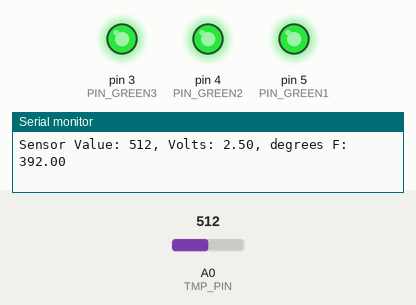
Simulated run of this sketch. Board: Arduino Uno, built with avr-gcc and run on an emulated ATmega328P. On the bench: output pins drawn as LEDs (lit = HIGH), the last lines printed to the serial monitor. Inputs (shaded band) come from the test bench; at power-on: A0 (TMP_PIN) = 512.

Above: at 1.2 s.
1.3 s: A0 (TMP_PIN) set to 161
4.3 s: A0 (TMP_PIN) set to 149
At 5.1 s:
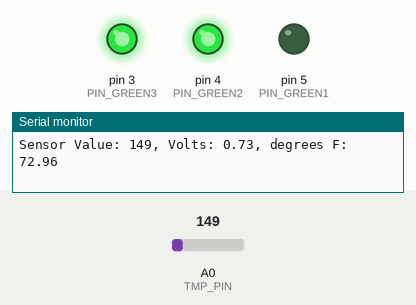
5.8 s: A0 (TMP_PIN) set to 0
At 6.6 s:
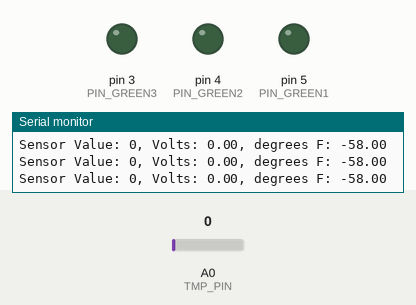
7.3 s: A0 (TMP_PIN) set to 1023
At 7.7 s:
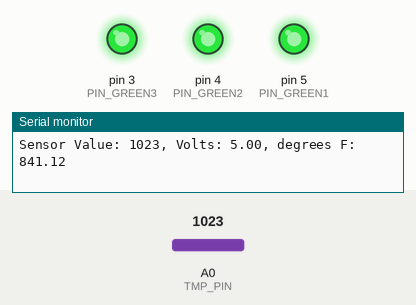
Timing chart, 0 to 9.8 s (numbered marks = the images above; inputs shaded):
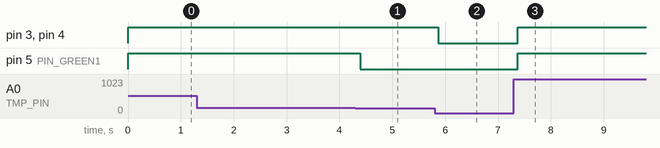

The sketch:

temp_sensor.ino
```cpp
const int PIN_GREEN1 = 5;
const int PIN_GREEN2 = 4;
const int PIN_GREEN3 = 3;
const int TMP_PIN = A0;
const float BASELINE_TEMP = 68.0; // 20 C = 68 F
const float VOLTAGE = 5.0;
const float SENSOR_RANGE = 1024.0;

void setup() {
  Serial.begin(9600); // open serial port for reading output

  for(int pinNumber = PIN_GREEN3; pinNumber <= PIN_GREEN1; pinNumber++) {
    pinMode(pinNumber, OUTPUT);
    digitalWrite(pinNumber, LOW);
  }
}

void loop() {
  int sensorVal = analogRead(TMP_PIN);
  Serial.print("Sensor Value: ");
  Serial.print(sensorVal);

  float voltage = (sensorVal / SENSOR_RANGE) * VOLTAGE;
  Serial.print(", Volts: ");
  Serial.print(voltage);

  Serial.print(", degrees F: ");
  float temp = (voltage - .5) * 100;
  temp = celsiusToFahrenheit(temp);
  Serial.print(temp);
  Serial.print("\n");

  if(temp < BASELINE_TEMP) {
    digitalWrite(PIN_GREEN3, LOW);
    digitalWrite(PIN_GREEN2, LOW);
    digitalWrite(PIN_GREEN1, LOW);
    delay(1);
    return;
  } else if(temp >= BASELINE_TEMP + 5) {
    digitalWrite(PIN_GREEN3, HIGH);
    digitalWrite(PIN_GREEN2, HIGH);
    digitalWrite(PIN_GREEN1, HIGH);
    delay(1);
    return;
  } else if(temp >= BASELINE_TEMP + 3) {
    digitalWrite(PIN_GREEN3, HIGH);
    digitalWrite(PIN_GREEN2, HIGH);
    digitalWrite(PIN_GREEN1, LOW);
    delay(1);
    return;
  } else if(temp >= BASELINE_TEMP + 1) {
    digitalWrite(PIN_GREEN3, HIGH);
    digitalWrite(PIN_GREEN2, LOW);
    digitalWrite(PIN_GREEN1, LOW);
    delay(1);
    return;
  }
}

float celsiusToFahrenheit(float celsius) {
  const float conversionFactor = 1.8; // 9/5
  const float baseF = 32.0;
  return (celsius * conversionFactor) + baseF;
}
```

Measured:
- the behaviour switches between 150 and 149 on A0 (TMP_PIN) (found by bisection; images 0 and 1)
- after the input at 4.3 s, pin 5 (PIN_GREEN1): HIGH → LOW after 0.09 s
- after the input at 5.8 s, pin 3 (PIN_GREEN3), pin 4 (PIN_GREEN2): HIGH → LOW after 0.07 s
- after the input at 7.3 s, pin 3 (PIN_GREEN3), pin 4 (PIN_GREEN2), pin 5 (PIN_GREEN1): LOW → HIGH after 0.07 s
